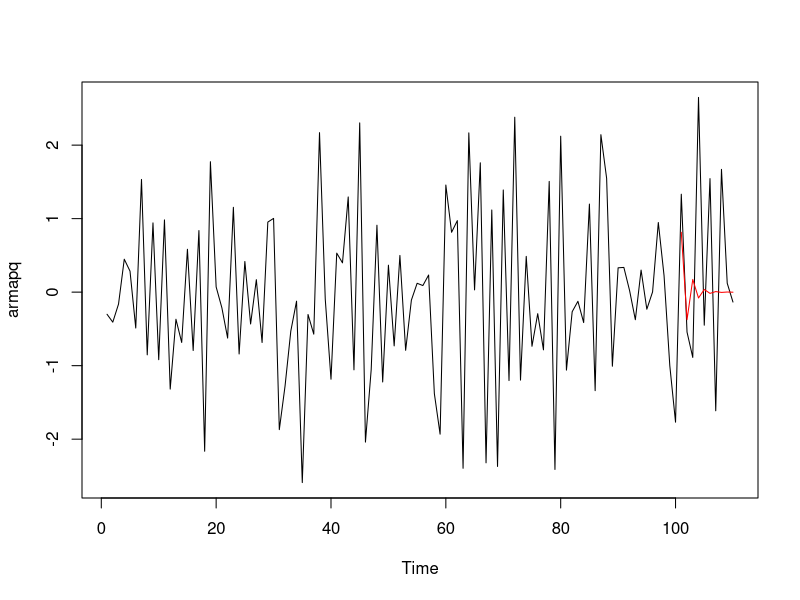
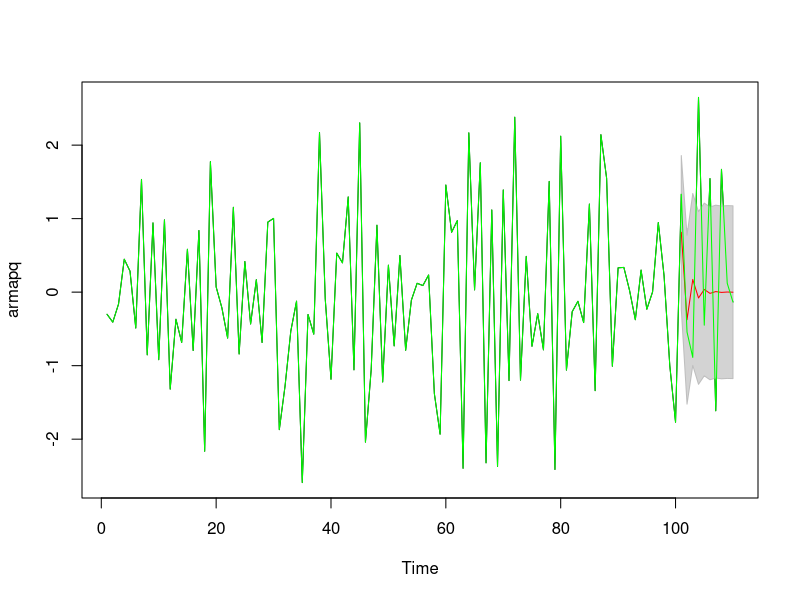
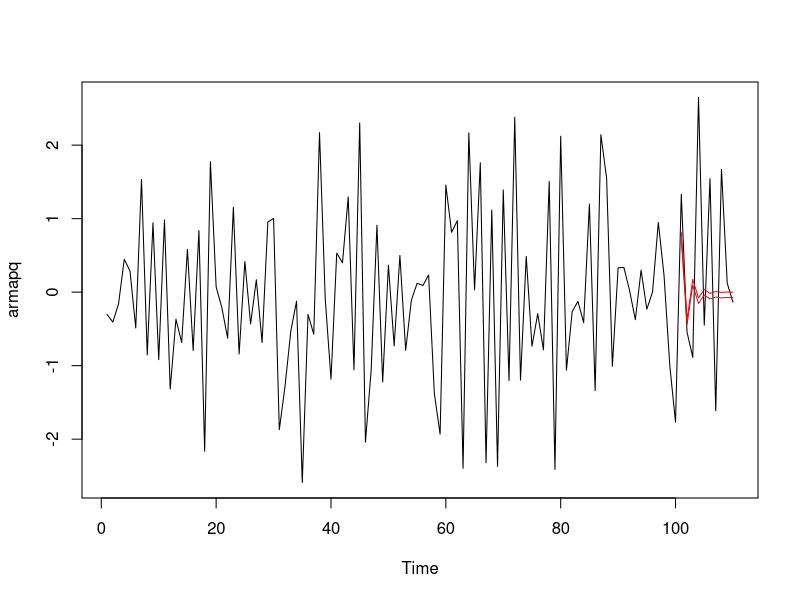
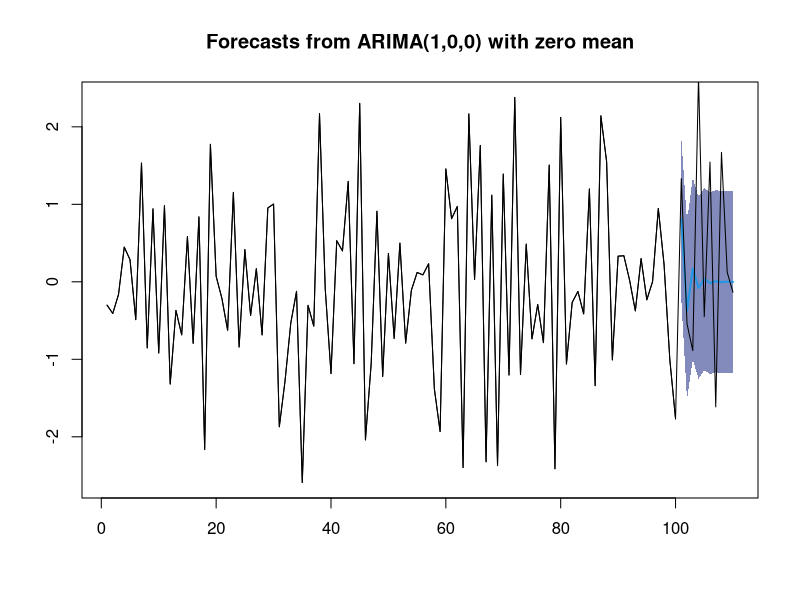
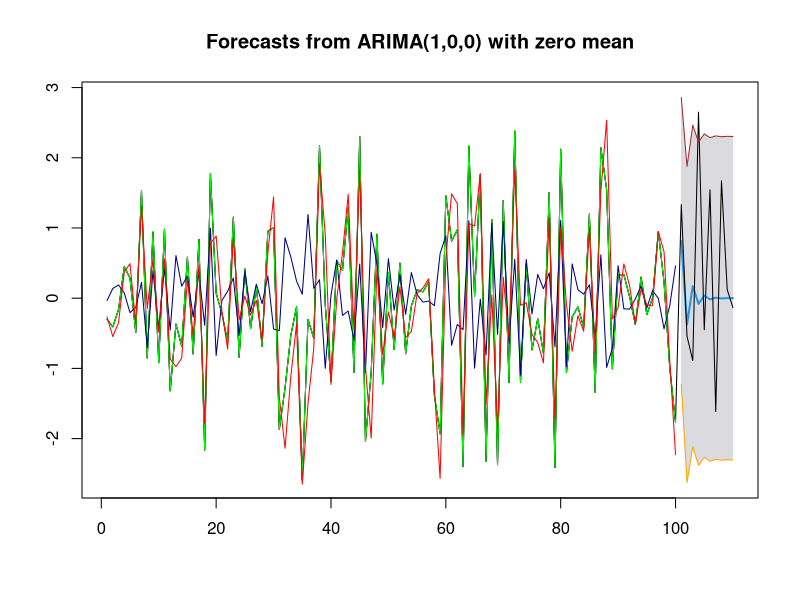
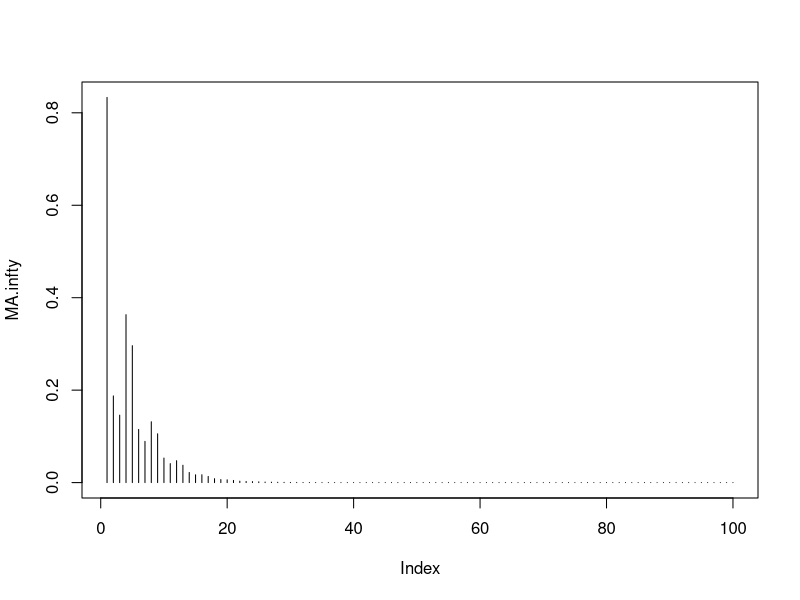
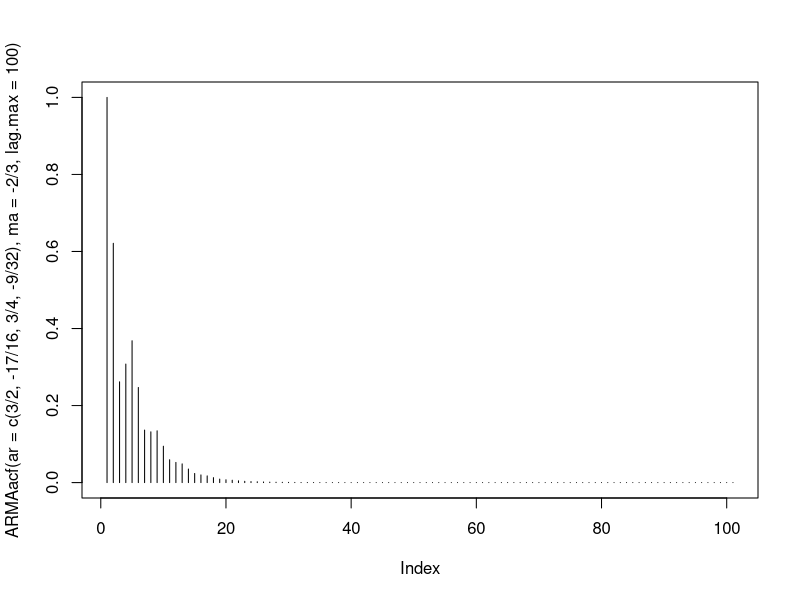
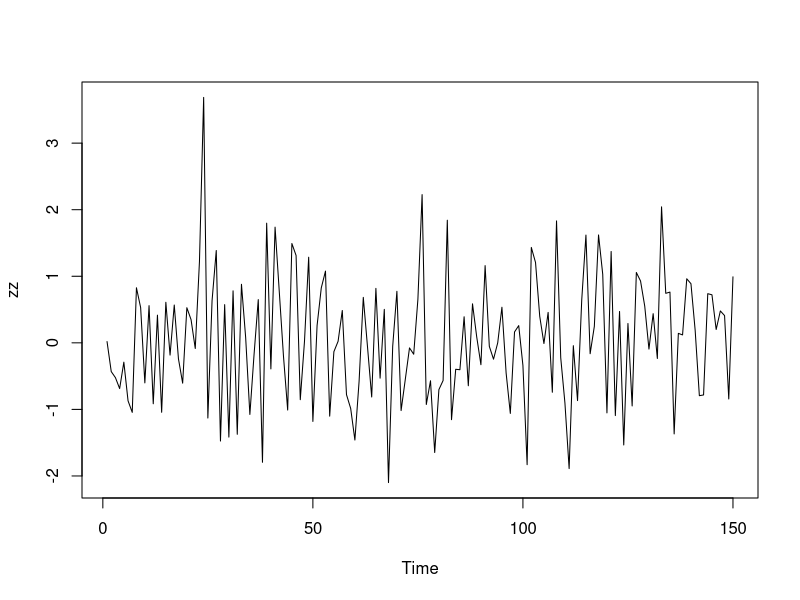

Source code (R) for these figures, in order:
setwd('/Users/jedrzejsarna/Desktop/II stopien 3 semestr/Time Series Analysis')

armapq<-arima.sim(list(order=c(2,0,1),ar=c(-1,-.25),ma=.49),n=110) #generate dataset
help("arima")
?arima.sim

modelll<-arima(armapq[1:100],order=c(1,0,0),include.mean =FALSE) #set to FALSE to get AR(1)

modelll$coef

modelll$sigma2

future <- predict(modelll,n.ahead = 10)
future #gives two time series lists one with prediction and second one with its standard deviation

plot.ts(armapq)
lines(future$pred, col="red")

#now add limit lines, the confidence intervals

U<-future$pred+future$se
L<-future$pred-future$se
xx<-c(time(U),rev(time(U)))
yy<-c(L,rev(U))

U
rev(U) #reverse

plot.ts(armapq)
?polygon
polygon(xx,yy,col="lightgray",border="gray")
lines(future$pred, col="red")
lines(as.ts(armapq[1:110]),col="green")





#now with include.mean =TRUE
future1 <- predict(arima(armapq[1:100],order=c(1,0,0),include.mean =TRUE),n.ahead = 10)

plot.ts(armapq)
lines(future1$pred, col="brown")
lines(future$pred, col="red")

library('forecast')
help("forecast")

future1<-forecast(modelll,h=10,level=2*pnorm(1)-1 )
future1

plot(future1)
lines(armapq)

#lets plot 95% confidence interval

future1<-forecast(modelll,h=10,level=95 )
plot(future1)

lines(armapq)

lines(future1$x, col="green")
lines(future1$fitted,col="navyblue")
lines(future1$residuals,col="red")
lines(future1$lower, col="orange")
lines(future1$upper, col='brown')


#Coefficients of MA representation

help("ARMAtoMA")

MA.infty<-ARMAtoMA(ar=c(3/2,-17/16, 3/4, -9/32), ma= -2/3,lag.max=100)
plot(MA.infty,type="h")

#plot the ACF
plot(ARMAacf(ar=c(3/2,-17/16, 3/4, -9/32), ma= -2/3,lag.max=100),type="h")




#Lab 5
NN<-150 # number of observations
zz<- rnorm(NN,0,1)  # Generation of Gaussian noise

plot.ts(zz)

theta=c(-5/3,37/36,-13/54)  # Coefficients of a MA polynomial
phi<-0
#create MA time series
mama<-arima.sim(list(order(0,0,length(theta)), ma=theta),n=NN, innov =zz )
plot(mama, col="blue")

#draw sample/theoretical ACFs/ PACFs

par(mfrow=c(2,2))
LagMax<-40

acf(mama, lag.max=LagMax)  # sample ACF
pacf(mama, lag.max=LagMax)  # sample PACF

plot(ARMAacf(ma=theta, ar=phi, LagMax), type="h", xlab="lag", main="theoretical ACF");abline(h=0)
plot(ARMAacf(ma=theta, ar=phi, LagMax,pacf=TRUE), type="h", xlab="lag" , main="theoretical PACF");abline(h=0)  # argument pacf of ARMAacf is TRUE

#create ARMA time series
phi<-c(1, -13/16)

mama<-arima.sim(list(order(length(phi),0,length(theta)),ar=phi, ma=theta),n=NN, innov =zz )

par(mfrow=c(1,1))
plot(mama, col="blue")

par(mfrow=c(2,2))
LagMax<-40

acf(mama, lag.max=LagMax)
pacf(mama, lag.max=LagMax)
plot(ARMAacf(ma=theta, ar=phi, LagMax), type="h", xlab="lag", main="theoretical ACF");abline(h=0)
plot(ARMAacf(ma=theta, ar=phi, LagMax,pacf=TRUE), type="h", xlab="lag" , main="theoretical PACF");abline(h=0)
